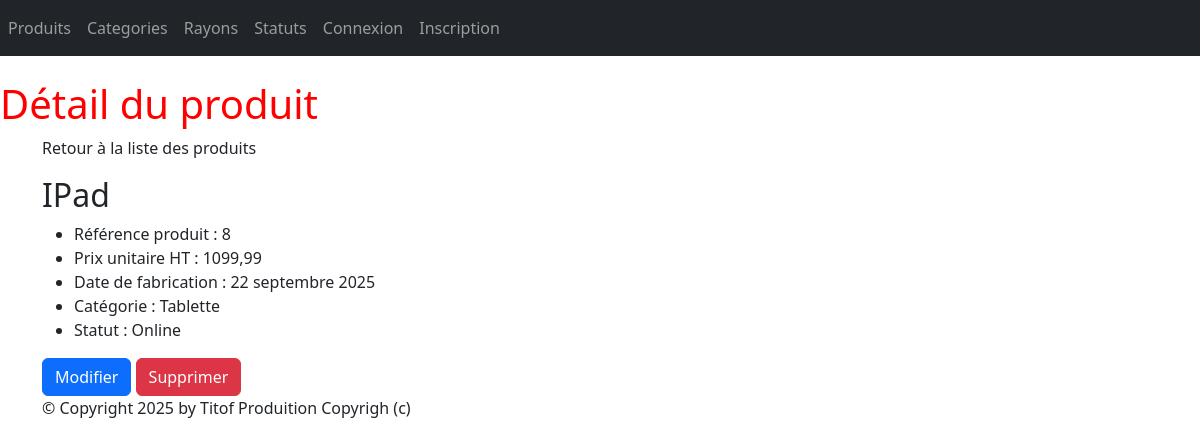
/monApp/produit/8/, run on the app's committed database.
### monApp/models.py (models this page shows, shortened)
class Produit(models.Model):
    refProd = models.AutoField(primary_key=True)
    intituleProd = models.CharField(max_length=200)
    prixUnitaireProd = models.DecimalField(max_digits=10, decimal_places=2)
    dateFabProd = models.DateField(default=date.today)
    categorie = models.ForeignKey(Categorie, on_delete=models.CASCADE, related_name="produits_categorie", null=True, blank=True)
    status = models.ForeignKey(Statut, on_delete=models.CASCADE, related_name="produits_status",null=True, blank=True)

class Categorie(models.Model):
    idCat = models.AutoField(primary_key=True)
    nomCat = models.CharField(max_length=100)
    def __str__(self):
        return self.nomCat

class Statut(models.Model):
    idStatus = models.AutoField(primary_key=True)
    libelleStatus = models.CharField(max_length=100)
    def __str__(self):
        return self.libelleStatus

### monApp/views.py (the view)
# urls.py: path("produit/<int:pk>/", views.ProduitDetailView.as_view(), name="dtl_prdt"),
class ProduitDetailView(DetailView):
    model = Produit
    template_name = "monApp/Read/detail/produit.html"
    context_object_name = "prdt"
    def get_context_data(self, **kwargs):
        context = super(ProduitDetailView, self).get_context_data(**kwargs)
        context['titremenu'] = "Détail du produit"
        return context

### monApp/templates/monApp/Read/detail/produit.html
{% extends 'monApp/base.html' %}
{% block menu %}
<h1>{{titremenu}}</h1>
{% endblock %}
{% block contenu %}
<p onclick="window.location.href='{% url 'lst_prdts' %}';" style="cursor:pointer; ">Retour à la liste des produits</p>
<h2>{{ prdt.intituleProd }}</h2>
<ul>
<li>Référence produit : {{prdt.refProd }} </li>
<li>Prix unitaire HT : {{ prdt.prixUnitaireProd }} </li>
<li>Date de fabrication : {{ prdt.dateFabProd }} </li>
<li>Catégorie : {{ prdt.categorie }} </li>
<li>Statut : {{ prdt.status }}</li>
</ul>
<button type="button" class="btn btn-primary" onclick="window.location.href='{% url 'prdt_chng' prdt.refProd %}'">Modifier</button>
<button onclick="window.location.href='{% url 'dlt_prdt' prdt.refProd %}';" class="btn btn-danger">Supprimer</button>
{% endblock %}

### static/styles.css (style rules this page uses)
h1 { color: red; }

### data on the page
Produit: intituleProd "IPad", refProd "8", prixUnitaireProd "1099,99", dateFabProd "22 septembre 2025", categorie "Tablette", status "Online"

### other printed values
{{ titremenu }} "Détail du produit"
